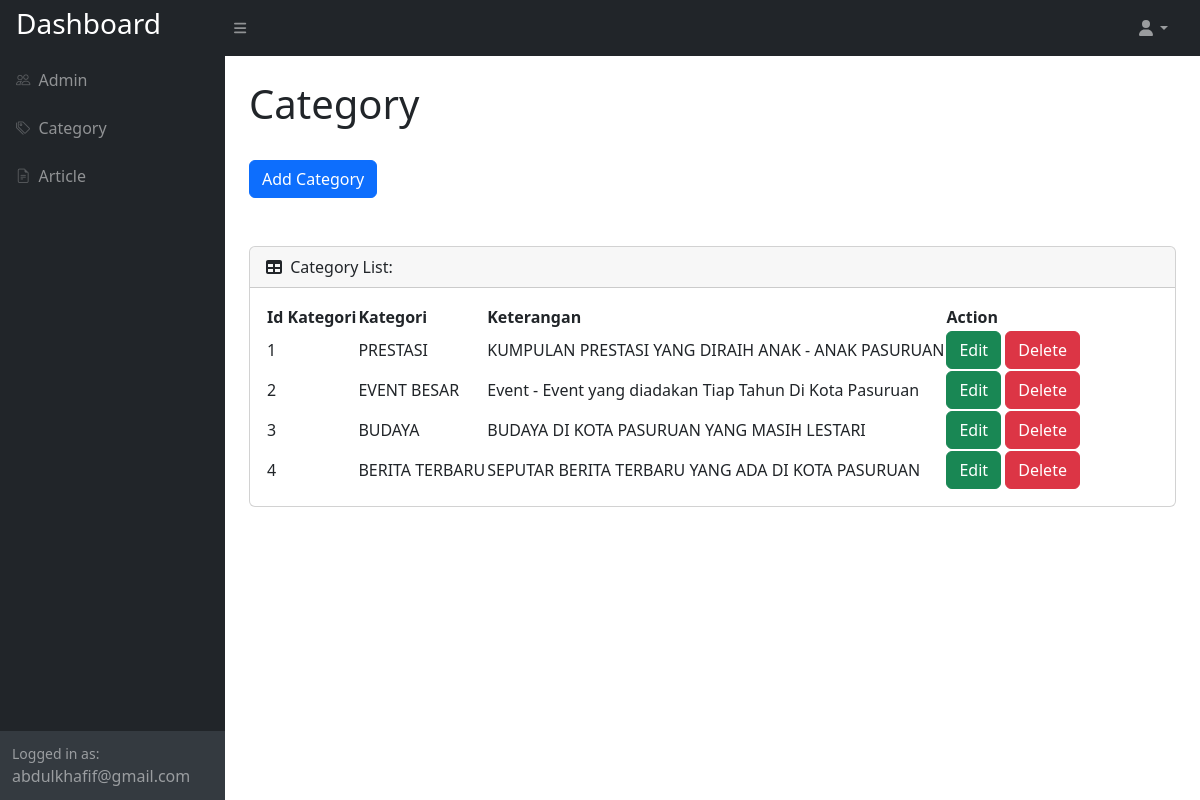
Page /AdminController/viewCategories.php (signed in) on the committed database.
### tables this page shows
CREATE TABLE `kategori` (
  `id_kategori` int(11) NOT NULL,
  `nama_kategori` varchar(100) DEFAULT NULL,
  `keterangan` text DEFAULT NULL
);

### AdminController/viewCategories.php (the view, shortened to what this page needs)
<!DOCTYPE html>
<html lang="en">
<head>
    <link href="https://cdn.jsdelivr.net/npm/simple-datatables@7.1.2/dist/style.min.css" rel="stylesheet" />
    <link href="css/styles.css" rel="stylesheet" />
    <link href="https://cdn.jsdelivr.net/npm/bootstrap-icons/font/bootstrap-icons.css" rel="stylesheet">
</head>
<body class="sb-nav-fixed">
    <nav class="sb-topnav navbar navbar-expand navbar-dark bg-dark">
    <a class="navbar-brand ps-3" href="index.php"><h3>Dashboard</h3></a>
        <button class="btn btn-link btn-sm order-1 order-lg-0 me-4 me-lg-0" id="sidebarToggle" href="#!"><i class="fas fa-bars"></i></button>
        <ul class="navbar-nav ms-auto ms-md-0 me-3 me-lg-4">
            <li class="nav-item dropdown">
                <a class="nav-link dropdown-toggle" id="navbarDropdown" href="#" role="button" data-bs-toggle="dropdown" aria-expanded="false"><i class="fas fa-user fa-fw"></i></a>
            </li>
        </ul>
    </nav>
    <div id="layoutSidenav">
        <div id="layoutSidenav_nav">
            <nav class="sb-sidenav accordion sb-sidenav-dark" id="sidenavAccordion">
                <div class="sb-sidenav-menu">
                    <div class="nav">
                        <a class="nav-link" href="viewAdmin.php">
                            <div class="sb-nav-link-icon"><i class="bi bi-people"></i></div>
                            Admin
                        </a>
                        <a class="nav-link" href="viewCategories.php">
                            <div class="sb-nav-link-icon"><i class="bi bi-tags"></i></div>
                            Category
                        </a>
                        <a class="nav-link" href="viewArticle.php">
                            <div class="sb-nav-link-icon"><i class="bi bi-file-earmark-text"></i></div>
                            Article
                        </a>
                    </div>
                </div>
                <div class="sb-sidenav-footer">
                    <div class="small">Logged in as:</div>
                    <?= $_SESSION['email'] ?>
                </div>
            </nav>
        </div>
        <div id="layoutSidenav_content">
            <main>
                <div class="container-fluid px-4">
                    <h1 class="mt-4">Category</h1>
                    <br>
                    <button type="button" class="btn btn-primary mb-4" data-bs-toggle="modal" data-bs-target="#tambah">Add Category</button>
                    <br><br>
                    <div class="card mb-4">
                        <div class="card-header"><i class="fas fa-table me-1"></i> Category List:</div>
                        <div class="card-body">
                            <table id="datatablesSimple">
                                <thead>
                                    <tr>
                                        <th>Id Kategori</th>
                                        <th>Kategori</th>
                                        <th>Keterangan</th>
                                        <th>Action</th>
                                    </tr>
                                </thead>
                                <?php
                                include "../connection.php";
                                $query = mysqli_query($conn, "SELECT * FROM kategori ORDER BY id_kategori ASC");
                                $no = 1;
                                while ($row = mysqli_fetch_array($query)) :
                                ?>
                                    <tr>
                                        <td><?= $row['id_kategori'] ?></td>
                                        <td><?= $row['nama_kategori'] ?></td>
                                        <td><?= $row['keterangan'] ?></td>
                                        <td>
                                            <a href="#" class="btn btn-success" data-bs-toggle="modal" data-bs-target="#catedit<?= $no ?>">Edit</a>
                                            <a href="#" class="btn btn-danger" data-bs-toggle="modal" data-bs-target="#cathapus<?= $no ?>">Delete</a>
                                        </td>
                                    </tr>
                                <?php
                                    $no++;
                                endwhile;
                                ?>
                            </table>
                        </div>
                    </div>
                </div>
            </main>
</body>
</html>

### rows in the picture
kategori: id_kategori "1", nama_kategori "PRESTASI", keterangan "KUMPULAN PRESTASI YANG DIRAIH ANAK - ANAK PASURUAN"
kategori: id_kategori "2", nama_kategori "EVENT BESAR", keterangan "Event - Event yang diadakan Tiap Tahun Di Kota Pasuruan"
kategori: id_kategori "3", nama_kategori "BUDAYA", keterangan "BUDAYA DI KOTA PASURUAN YANG MASIH LESTARI"
kategori: id_kategori "4", nama_kategori "BERITA TERBARU", keterangan "SEPUTAR BERITA TERBARU YANG ADA DI KOTA PASURUAN"

### other values in the picture
$_SESSION['email'] "abdulkhafif@gmail.com"
